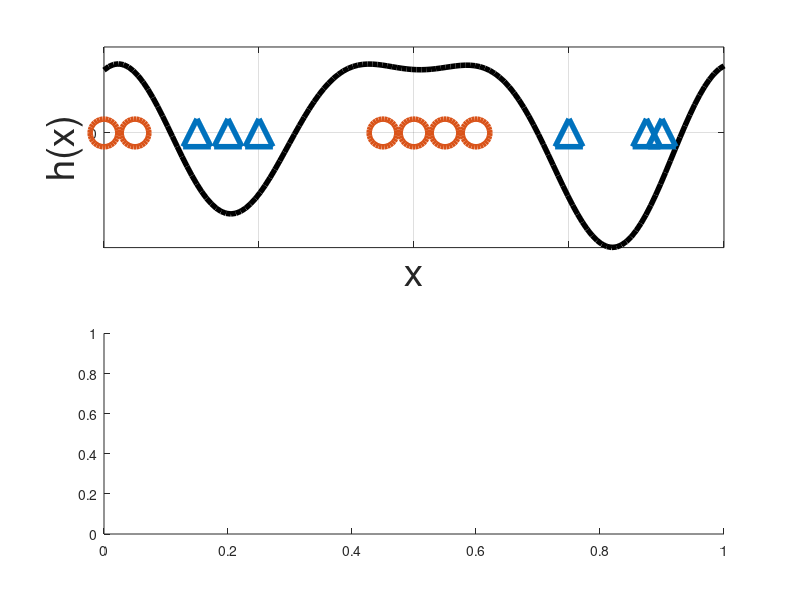

Write the MATLAB code that produced this figure. (Note: this script raises an error after producing the figure.)
%
clear
LINEWIDTH=4;
FONTSIZE=28;
MARKERSIZE=20;
%%%%%%%%%%%%%%%%%%%%%%%%%%%%%%%%%%%%%%%%%%%%%%%%%%%%%%%%%%%%%%%%%%%%%%%%%%%%%%%%
function A=func_a(Lx,K,X)
    A=[ones(size(X))]/2;
    for kk=1:K
        A=[A, sin(kk*2*pi*X/Lx), cos(kk*2*pi*X/Lx)];
    endfor
endfunction

function H=func_h(Lx,C,X)
    K=round((length(C)-1)/2);
    H=func_a(Lx,K,X)*C;
endfunction

function F=func_sigmoid(Lx,C,X)
    K=round((length(C)-1)/2);
    F=1./(1.0+exp(-func_a(Lx,K,X)*C));
endfunction

function H=func_logit(F)
    H=log(F./(1-F));
endfunction


A1=0.01;
u1=[-7 -6 -5  5 7.5 8];
f1=0*u1+A1;

u2=[-10 -9 -1 0 1 2 ];
f2=0*u2+1-A1;

K=3;
X=[u1 u2]';
Y=[f1 f2]';
Lx=abs(max(X)-min(X))*1.1;

A=func_a(Lx,K,X);
u=linspace(-10,10,128)';

C=inv(A'*A)*A'*func_logit(Y);
F=func_sigmoid(Lx,C,u);
H=func_h(Lx,C,u);

subplot(2,1,1)
plot(   u,H,'k','linewidth',LINEWIDTH, ...
        u1,f1,'^','linewidth',LINEWIDTH,'markersize',MARKERSIZE, ...
        u2,0*f2,'o','linewidth',LINEWIDTH,'markersize',MARKERSIZE);
hx=xlabel('x');
set(hx,'fontsize',FONTSIZE);
hy=ylabel('h(x)');
set(hy,'fontsize',FONTSIZE);
grid
set(gca,'ytick',[0])
set(gca,'xticklabel',{' ',' ',' ',' '})
set(gca,'yticklabel',{'0'})
%daspect([4 1 1])

subplot(2,1,2)
plot(   u,F,'k','linewidth',LINEWIDTH, ...
        u1,f1,'^','linewidth',LINEWIDTH,'markersize',MARKERSIZE, ...
        u2,f2,'o','linewidth',LINEWIDTH,'markersize',MARKERSIZE,...
        u,ones(size(u))*A1,'.k',...
        u,ones(size(u))*A2,'.k');
%
ylim([0 1])
hx=xlabel('x');
set(hx,'fontsize',FONTSIZE);
hy=ylabel('y');
set(hy,'fontsize',FONTSIZE);
grid
set(gca,'xticklabel',{' ',' ',' ',' '})
set(gca,'ytick',[A1 A2])
set(gca,'yticklabel',{'A','1-A'})
daspect([6 1 1])


set(gca,'fontsize',FONTSIZE);
%set(gca,'linewidth',LINEWIDTH);

print(gcf,'reglogr1r1fourier.eps','-depsc')

